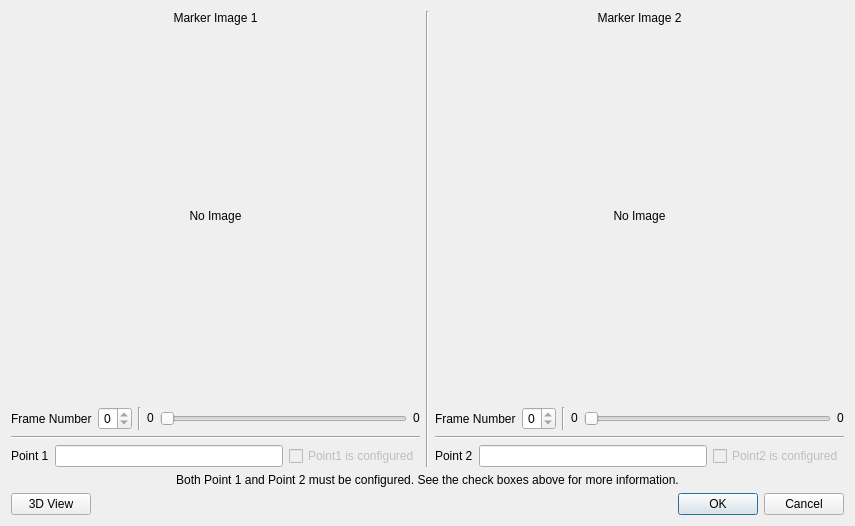
<?xml version="1.0" encoding="UTF-8"?>
<ui version="4.0">
 <class>MarkerViewerDialog</class>
 <widget class="QDialog" name="MarkerViewerDialog">
  <property name="geometry">
   <rect>
    <x>0</x>
    <y>0</y>
    <width>855</width>
    <height>526</height>
   </rect>
  </property>
  <property name="windowTitle">
   <string>Marker Viewer</string>
  </property>
  <property name="modal">
   <bool>true</bool>
  </property>
  <layout class="QVBoxLayout" name="verticalLayout_3">
   <item>
    <layout class="QHBoxLayout" name="horizontalLayout">
     <item>
      <layout class="QVBoxLayout" name="verticalLayout">
       <item>
        <widget class="QLabel" name="label">
         <property name="sizePolicy">
          <sizepolicy hsizetype="Preferred" vsizetype="Fixed">
           <horstretch>0</horstretch>
           <verstretch>0</verstretch>
          </sizepolicy>
         </property>
         <property name="text">
          <string>Marker Image 1</string>
         </property>
         <property name="alignment">
          <set>Qt::AlignCenter</set>
         </property>
        </widget>
       </item>
       <item>
        <widget class="QLabel" name="Label_MarkerImage1">
         <property name="sizePolicy">
          <sizepolicy hsizetype="Expanding" vsizetype="Expanding">
           <horstretch>0</horstretch>
           <verstretch>0</verstretch>
          </sizepolicy>
         </property>
         <property name="minimumSize">
          <size>
           <width>400</width>
           <height>300</height>
          </size>
         </property>
         <property name="cursor">
          <cursorShape>CrossCursor</cursorShape>
         </property>
         <property name="text">
          <string>No Image</string>
         </property>
         <property name="alignment">
          <set>Qt::AlignCenter</set>
         </property>
        </widget>
       </item>
       <item>
        <layout class="QHBoxLayout" name="horizontalLayout_4"/>
       </item>
       <item>
        <layout class="QHBoxLayout" name="horizontalLayout_2">
         <item>
          <widget class="QLabel" name="label_3">
           <property name="text">
            <string>Frame Number</string>
           </property>
          </widget>
         </item>
         <item>
          <widget class="QSpinBox" name="SpinBox_MarkerImage1">
           <property name="sizePolicy">
            <sizepolicy hsizetype="Preferred" vsizetype="Fixed">
             <horstretch>0</horstretch>
             <verstretch>0</verstretch>
            </sizepolicy>
           </property>
           <property name="alignment">
            <set>Qt::AlignCenter</set>
           </property>
           <property name="buttonSymbols">
            <enum>QAbstractSpinBox::UpDownArrows</enum>
           </property>
           <property name="maximum">
            <number>0</number>
           </property>
          </widget>
         </item>
         <item>
          <widget class="Line" name="line_2">
           <property name="orientation">
            <enum>Qt::Vertical</enum>
           </property>
          </widget>
         </item>
         <item>
          <widget class="QLabel" name="Label_MinImage1">
           <property name="sizePolicy">
            <sizepolicy hsizetype="Minimum" vsizetype="Fixed">
             <horstretch>0</horstretch>
             <verstretch>0</verstretch>
            </sizepolicy>
           </property>
           <property name="text">
            <string>0</string>
           </property>
           <property name="alignment">
            <set>Qt::AlignCenter</set>
           </property>
          </widget>
         </item>
         <item>
          <widget class="QSlider" name="HorizontalSlider_MarkerImage1">
           <property name="orientation">
            <enum>Qt::Horizontal</enum>
           </property>
           <property name="tickPosition">
            <enum>QSlider::NoTicks</enum>
           </property>
           <property name="tickInterval">
            <number>100</number>
           </property>
          </widget>
         </item>
         <item>
          <widget class="QLabel" name="Label_MaxImage1">
           <property name="sizePolicy">
            <sizepolicy hsizetype="Minimum" vsizetype="Fixed">
             <horstretch>0</horstretch>
             <verstretch>0</verstretch>
            </sizepolicy>
           </property>
           <property name="text">
            <string>0</string>
           </property>
           <property name="alignment">
            <set>Qt::AlignCenter</set>
           </property>
          </widget>
         </item>
        </layout>
       </item>
       <item>
        <widget class="Line" name="line_4">
         <property name="orientation">
          <enum>Qt::Horizontal</enum>
         </property>
        </widget>
       </item>
       <item>
        <layout class="QHBoxLayout" name="horizontalLayout_6">
         <item>
          <widget class="QLabel" name="label_7">
           <property name="text">
            <string>Point 1</string>
           </property>
          </widget>
         </item>
         <item>
          <widget class="QLineEdit" name="LineEdit_MarkerImage1_Point">
           <property name="alignment">
            <set>Qt::AlignCenter</set>
           </property>
           <property name="readOnly">
            <bool>true</bool>
           </property>
          </widget>
         </item>
         <item>
          <widget class="QCheckBox" name="CheckBox_HasPoint1">
           <property name="enabled">
            <bool>false</bool>
           </property>
           <property name="layoutDirection">
            <enum>Qt::LeftToRight</enum>
           </property>
           <property name="text">
            <string>Point1 is configured</string>
           </property>
           <property name="checkable">
            <bool>true</bool>
           </property>
           <property name="tristate">
            <bool>false</bool>
           </property>
          </widget>
         </item>
        </layout>
       </item>
      </layout>
     </item>
     <item>
      <widget class="Line" name="line">
       <property name="orientation">
        <enum>Qt::Vertical</enum>
       </property>
      </widget>
     </item>
     <item>
      <layout class="QVBoxLayout" name="verticalLayout_2">
       <item>
        <widget class="QLabel" name="label_2">
         <property name="sizePolicy">
          <sizepolicy hsizetype="Preferred" vsizetype="Fixed">
           <horstretch>0</horstretch>
           <verstretch>0</verstretch>
          </sizepolicy>
         </property>
         <property name="text">
          <string>Marker Image 2</string>
         </property>
         <property name="alignment">
          <set>Qt::AlignCenter</set>
         </property>
        </widget>
       </item>
       <item>
        <widget class="QLabel" name="Label_MarkerImage2">
         <property name="sizePolicy">
          <sizepolicy hsizetype="Expanding" vsizetype="Expanding">
           <horstretch>0</horstretch>
           <verstretch>0</verstretch>
          </sizepolicy>
         </property>
         <property name="minimumSize">
          <size>
           <width>400</width>
           <height>300</height>
          </size>
         </property>
         <property name="cursor">
          <cursorShape>CrossCursor</cursorShape>
         </property>
         <property name="text">
          <string>No Image</string>
         </property>
         <property name="alignment">
          <set>Qt::AlignCenter</set>
         </property>
        </widget>
       </item>
       <item>
        <layout class="QHBoxLayout" name="horizontalLayout_3"/>
       </item>
       <item>
        <layout class="QHBoxLayout" name="horizontalLayout_5">
         <item>
          <widget class="QLabel" name="label_4">
           <property name="text">
            <string>Frame Number</string>
           </property>
          </widget>
         </item>
         <item>
          <widget class="QSpinBox" name="SpinBox_MarkerImage2">
           <property name="sizePolicy">
            <sizepolicy hsizetype="Preferred" vsizetype="Fixed">
             <horstretch>0</horstretch>
             <verstretch>0</verstretch>
            </sizepolicy>
           </property>
           <property name="alignment">
            <set>Qt::AlignCenter</set>
           </property>
           <property name="maximum">
            <number>0</number>
           </property>
          </widget>
         </item>
         <item>
          <widget class="Line" name="line_3">
           <property name="orientation">
            <enum>Qt::Vertical</enum>
           </property>
          </widget>
         </item>
         <item>
          <widget class="QLabel" name="Label_MinImage2">
           <property name="sizePolicy">
            <sizepolicy hsizetype="Minimum" vsizetype="Fixed">
             <horstretch>0</horstretch>
             <verstretch>0</verstretch>
            </sizepolicy>
           </property>
           <property name="text">
            <string>0</string>
           </property>
           <property name="alignment">
            <set>Qt::AlignCenter</set>
           </property>
          </widget>
         </item>
         <item>
          <widget class="QSlider" name="HorizontalSlider_MarkerImage2">
           <property name="orientation">
            <enum>Qt::Horizontal</enum>
           </property>
           <property name="tickPosition">
            <enum>QSlider::NoTicks</enum>
           </property>
           <property name="tickInterval">
            <number>100</number>
           </property>
          </widget>
         </item>
         <item>
          <widget class="QLabel" name="Label_MaxImage2">
           <property name="sizePolicy">
            <sizepolicy hsizetype="Minimum" vsizetype="Fixed">
             <horstretch>0</horstretch>
             <verstretch>0</verstretch>
            </sizepolicy>
           </property>
           <property name="text">
            <string>0</string>
           </property>
           <property name="alignment">
            <set>Qt::AlignCenter</set>
           </property>
          </widget>
         </item>
        </layout>
       </item>
       <item>
        <widget class="Line" name="line_5">
         <property name="orientation">
          <enum>Qt::Horizontal</enum>
         </property>
        </widget>
       </item>
       <item>
        <layout class="QHBoxLayout" name="horizontalLayout_7">
         <item>
          <widget class="QLabel" name="label_5">
           <property name="text">
            <string>Point 2</string>
           </property>
          </widget>
         </item>
         <item>
          <widget class="QLineEdit" name="LineEdit_MarkerImage2_Point">
           <property name="alignment">
            <set>Qt::AlignCenter</set>
           </property>
           <property name="readOnly">
            <bool>true</bool>
           </property>
          </widget>
         </item>
         <item>
          <widget class="QCheckBox" name="CheckBox_HasPoint2">
           <property name="enabled">
            <bool>false</bool>
           </property>
           <property name="text">
            <string>Point2 is configured</string>
           </property>
          </widget>
         </item>
        </layout>
       </item>
      </layout>
     </item>
    </layout>
   </item>
   <item>
    <widget class="QLabel" name="label_6">
     <property name="text">
      <string>Both Point 1 and Point 2 must be configured. See the check boxes above for more information.</string>
     </property>
     <property name="alignment">
      <set>Qt::AlignCenter</set>
     </property>
    </widget>
   </item>
   <item>
    <layout class="QHBoxLayout" name="horizontalLayout_8">
     <item>
      <widget class="QPushButton" name="PushButton_3dView">
       <property name="text">
        <string>3D View</string>
       </property>
      </widget>
     </item>
     <item>
      <widget class="QDialogButtonBox" name="ButtonBox_ResultButtons">
       <property name="standardButtons">
        <set>QDialogButtonBox::Cancel|QDialogButtonBox::Ok</set>
       </property>
      </widget>
     </item>
    </layout>
   </item>
  </layout>
 </widget>
 <resources/>
 <connections/>
</ui>
